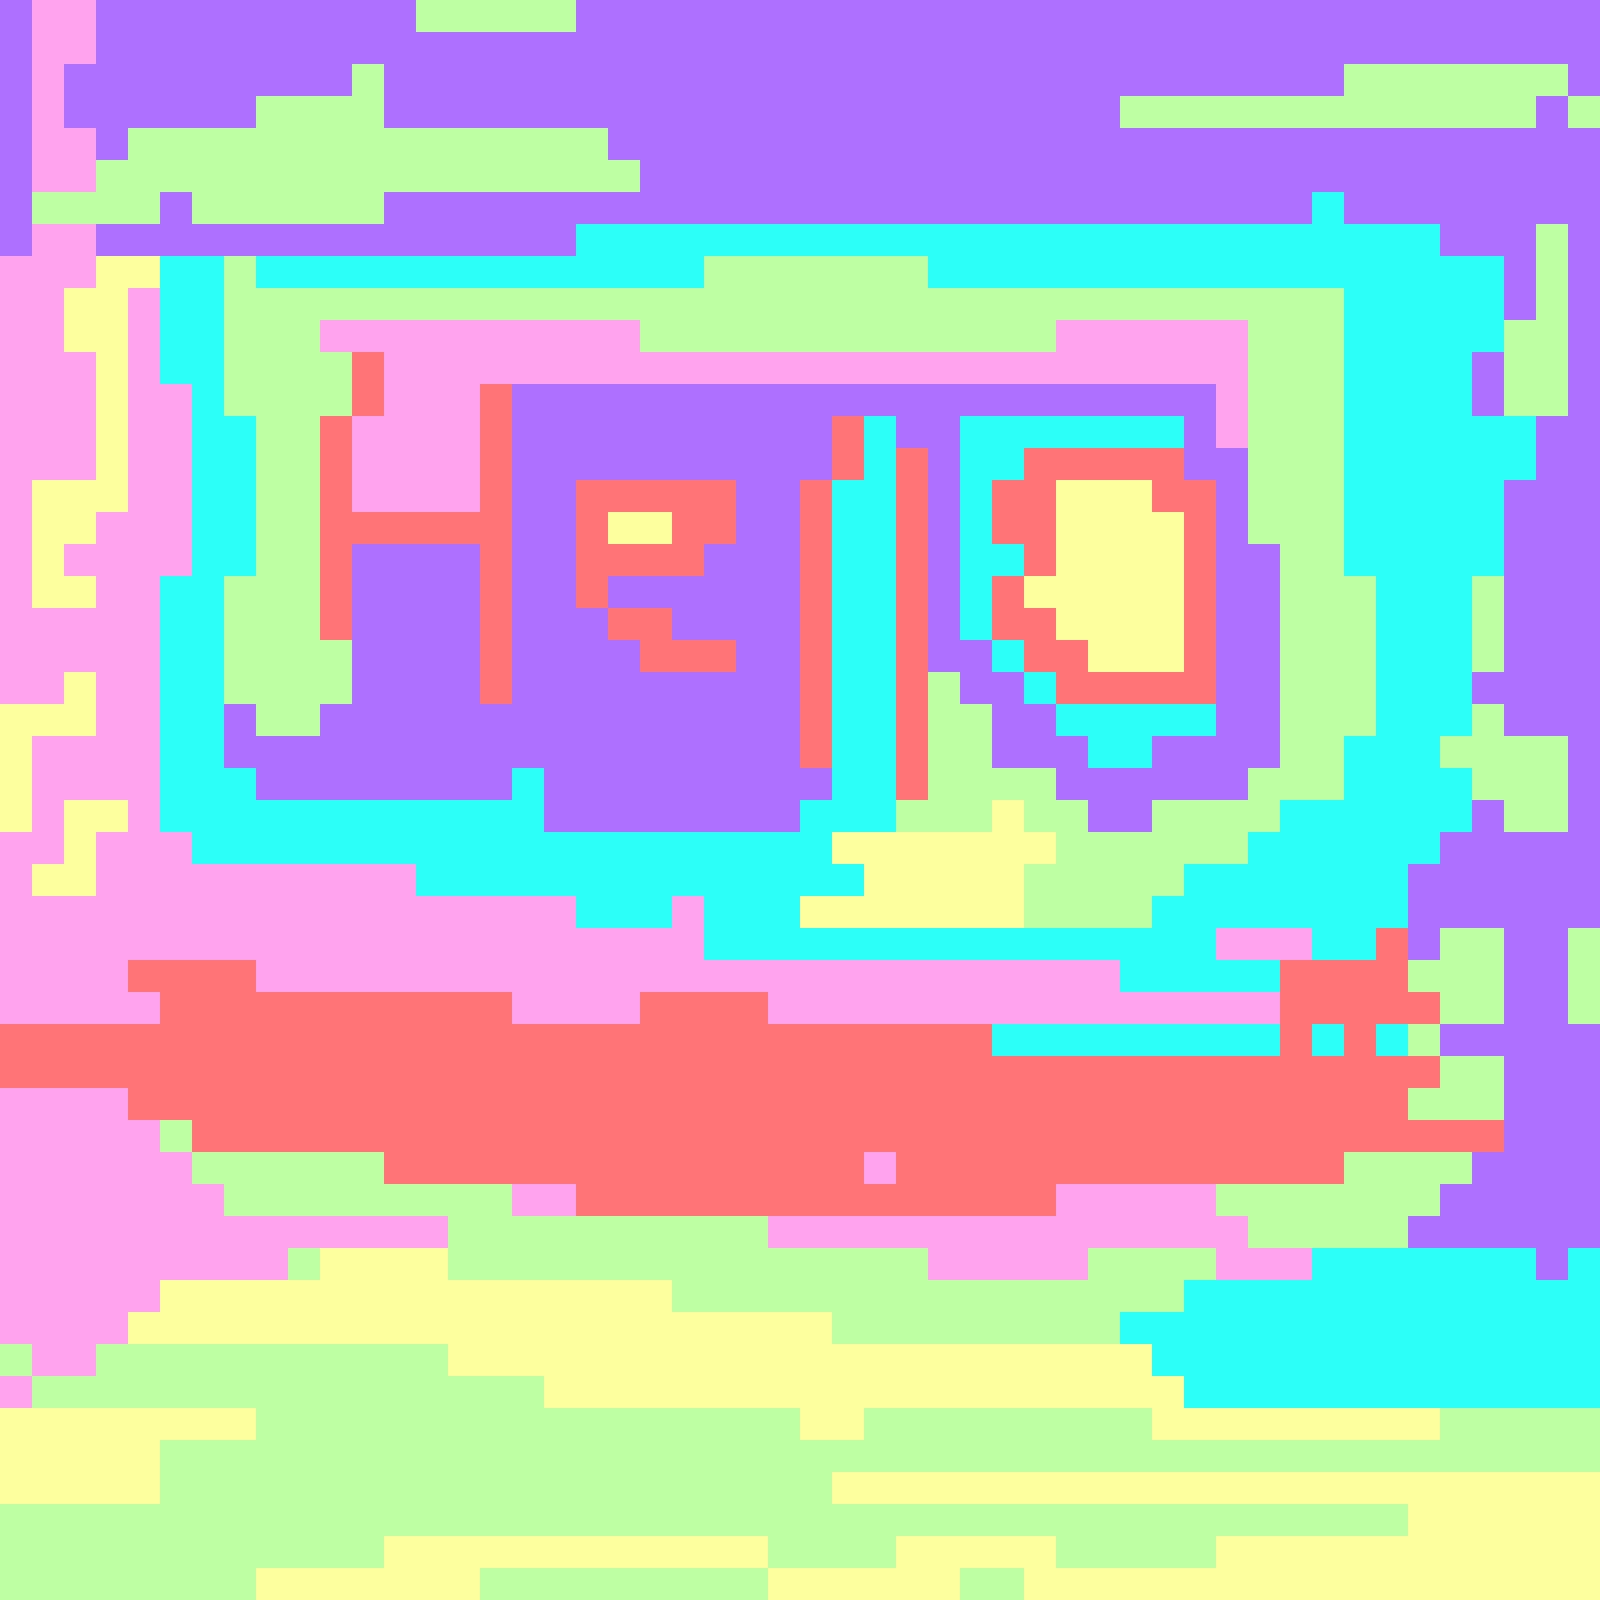

Below is a game level as drawn by its tile map, then a one-line description and the .tmx file that defines it, in full:
An orthogonal 50x50 tile map with 32x32 px tiles, 1 tile layer (Tile Layer 1).

<map version="1.0" orientation="orthogonal" renderorder="right-down" width="50" height="50" tilewidth="32" tileheight="32" nextobjectid="1">
 <tileset firstgid="1" name="sheet" tilewidth="32" tileheight="32" tilecount="9">
  <image source="Critter-Keeper/res/sheet.png" width="96" height="96" />
 </tileset>
 <layer name="Tile Layer 1" width="50" height="50">
  <data encoding="csv">
2,6,6,2,2,2,2,2,2,2,2,2,2,3,3,3,3,3,2,2,2,2,2,2,2,2,2,2,2,2,2,2,2,2,2,2,2,2,2,2,2,2,2,2,2,2,2,2,2,2,
2,6,6,2,2,2,2,2,2,2,2,2,2,2,2,2,2,2,2,2,2,2,2,2,2,2,2,2,2,2,2,2,2,2,2,2,2,2,2,2,2,2,2,2,2,2,2,2,2,2,
2,6,2,2,2,2,2,2,2,2,2,3,2,2,2,2,2,2,2,2,2,2,2,2,2,2,2,2,2,2,2,2,2,2,2,2,2,2,2,2,2,2,3,3,3,3,3,3,3,2,
2,6,2,2,2,2,2,2,3,3,3,3,2,2,2,2,2,2,2,2,2,2,2,2,2,2,2,2,2,2,2,2,2,2,2,3,3,3,3,3,3,3,3,3,3,3,3,3,2,3,
2,6,6,2,3,3,3,3,3,3,3,3,3,3,3,3,3,3,3,2,2,2,2,2,2,2,2,2,2,2,2,2,2,2,2,2,2,2,2,2,2,2,2,2,2,2,2,2,2,2,
2,6,6,3,3,3,3,3,3,3,3,3,3,3,3,3,3,3,3,3,2,2,2,2,2,2,2,2,2,2,2,2,2,2,2,2,2,2,2,2,2,2,2,2,2,2,2,2,2,2,
2,3,3,3,3,2,3,3,3,3,3,3,2,2,2,2,2,2,2,2,2,2,2,2,2,2,2,2,2,2,2,2,2,2,2,2,2,2,2,2,2,4,2,2,2,2,2,2,2,2,
2,6,6,2,2,2,2,2,2,2,2,2,2,2,2,2,2,2,4,4,4,4,4,4,4,4,4,4,4,4,4,4,4,4,4,4,4,4,4,4,4,4,4,4,4,2,2,2,3,2,
6,6,6,5,5,4,4,3,4,4,4,4,4,4,4,4,4,4,4,4,4,4,3,3,3,3,3,3,3,4,4,4,4,4,4,4,4,4,4,4,4,4,4,4,4,4,4,2,3,2,
6,6,5,5,6,4,4,3,3,3,3,3,3,3,3,3,3,3,3,3,3,3,3,3,3,3,3,3,3,3,3,3,3,3,3,3,3,3,3,3,3,3,4,4,4,4,4,2,3,2,
6,6,5,5,6,4,4,3,3,3,6,6,6,6,6,6,6,6,6,6,3,3,3,3,3,3,3,3,3,3,3,3,3,6,6,6,6,6,6,3,3,3,4,4,4,4,4,3,3,2,
6,6,6,5,6,4,4,3,3,3,3,1,6,6,6,6,6,6,6,6,6,6,6,6,6,6,6,6,6,6,6,6,6,6,6,6,6,6,6,3,3,3,4,4,4,4,2,3,3,2,
6,6,6,5,6,6,4,3,3,3,3,1,6,6,6,1,2,2,2,2,2,2,2,2,2,2,2,2,2,2,2,2,2,2,2,2,2,2,6,3,3,3,4,4,4,4,2,3,3,2,
6,6,6,5,6,6,4,4,3,3,1,6,6,6,6,1,2,2,2,2,2,2,2,2,2,2,1,4,2,2,4,4,4,4,4,4,4,2,6,3,3,3,4,4,4,4,4,4,2,2,
6,6,6,5,6,6,4,4,3,3,1,6,6,6,6,1,2,2,2,2,2,2,2,2,2,2,1,4,1,2,4,4,1,1,1,1,1,2,2,3,3,3,4,4,4,4,4,4,2,2,
6,5,5,5,6,6,4,4,3,3,1,6,6,6,6,1,2,2,1,1,1,1,1,2,2,1,4,4,1,2,4,1,1,5,5,5,1,1,2,3,3,3,4,4,4,4,4,2,2,2,
6,5,5,6,6,6,4,4,3,3,1,1,1,1,1,1,2,2,1,5,5,1,1,2,2,1,4,4,1,2,4,1,1,5,5,5,5,1,2,3,3,3,4,4,4,4,4,2,2,2,
6,5,6,6,6,6,4,4,3,3,1,2,2,2,2,1,2,2,1,1,1,1,2,2,2,1,4,4,1,2,4,4,1,5,5,5,5,1,2,2,3,3,4,4,4,4,4,2,2,2,
6,5,5,6,6,4,4,3,3,3,1,2,2,2,2,1,2,2,1,2,2,2,2,2,2,1,4,4,1,2,4,1,5,5,5,5,5,1,2,2,3,3,3,4,4,4,3,2,2,2,
6,6,6,6,6,4,4,3,3,3,1,2,2,2,2,1,2,2,2,1,1,2,2,2,2,1,4,4,1,2,4,1,1,5,5,5,5,1,2,2,3,3,3,4,4,4,3,2,2,2,
6,6,6,6,6,4,4,3,3,3,3,2,2,2,2,1,2,2,2,2,1,1,1,2,2,1,4,4,1,2,2,4,1,1,5,5,5,1,2,2,3,3,3,4,4,4,3,2,2,2,
6,6,5,6,6,4,4,3,3,3,3,2,2,2,2,1,2,2,2,2,2,2,2,2,2,1,4,4,1,3,2,2,4,1,1,1,1,1,2,2,3,3,3,4,4,4,2,2,2,2,
5,5,5,6,6,4,4,2,3,3,2,2,2,2,2,2,2,2,2,2,2,2,2,2,2,1,4,4,1,3,3,2,2,4,4,4,4,4,2,2,3,3,3,4,4,4,3,2,2,2,
5,6,6,6,6,4,4,2,2,2,2,2,2,2,2,2,2,2,2,2,2,2,2,2,2,1,4,4,1,3,3,2,2,2,4,4,2,2,2,2,3,3,4,4,4,3,3,3,3,2,
5,6,6,6,6,4,4,4,2,2,2,2,2,2,2,2,4,2,2,2,2,2,2,2,2,2,4,4,1,3,3,3,3,2,2,2,2,2,2,3,3,3,4,4,4,4,3,3,3,2,
5,6,5,5,6,4,4,4,4,4,4,4,4,4,4,4,4,2,2,2,2,2,2,2,2,4,4,4,3,3,3,5,3,3,2,2,3,3,3,3,4,4,4,4,4,4,2,3,3,2,
6,6,5,6,6,6,4,4,4,4,4,4,4,4,4,4,4,4,4,4,4,4,4,4,4,4,5,5,5,5,5,5,5,3,3,3,3,3,3,4,4,4,4,4,4,2,2,2,2,2,
6,5,5,6,6,6,6,6,6,6,6,6,6,4,4,4,4,4,4,4,4,4,4,4,4,4,4,5,5,5,5,5,3,3,3,3,3,4,4,4,4,4,4,4,2,2,2,2,2,2,
6,6,6,6,6,6,6,6,6,6,6,6,6,6,6,6,6,6,4,4,4,6,4,4,4,5,5,5,5,5,5,5,3,3,3,3,4,4,4,4,4,4,4,4,2,2,2,2,2,2,
6,6,6,6,6,6,6,6,6,6,6,6,6,6,6,6,6,6,6,6,6,6,4,4,4,4,4,4,4,4,4,4,4,4,4,4,4,4,6,6,6,4,4,1,2,3,3,2,2,3,
6,6,6,6,1,1,1,1,6,6,6,6,6,6,6,6,6,6,6,6,6,6,6,6,6,6,6,6,6,6,6,6,6,6,6,4,4,4,4,4,1,1,1,1,3,3,3,2,2,3,
6,6,6,6,6,1,1,1,1,1,1,1,1,1,1,1,6,6,6,6,1,1,1,1,6,6,6,6,6,6,6,6,6,6,6,6,6,6,6,6,1,1,1,1,1,3,3,2,2,3,
1,1,1,1,1,1,1,1,1,1,1,1,1,1,1,1,1,1,1,1,1,1,1,1,1,1,1,1,1,1,1,4,4,4,4,4,4,4,4,4,1,4,1,4,3,2,2,2,2,2,
1,1,1,1,1,1,1,1,1,1,1,1,1,1,1,1,1,1,1,1,1,1,1,1,1,1,1,1,1,1,1,1,1,1,1,1,1,1,1,1,1,1,1,1,1,3,3,2,2,2,
6,6,6,6,1,1,1,1,1,1,1,1,1,1,1,1,1,1,1,1,1,1,1,1,1,1,1,1,1,1,1,1,1,1,1,1,1,1,1,1,1,1,1,1,3,3,3,2,2,2,
6,6,6,6,6,3,1,1,1,1,1,1,1,1,1,1,1,1,1,1,1,1,1,1,1,1,1,1,1,1,1,1,1,1,1,1,1,1,1,1,1,1,1,1,1,1,1,2,2,2,
6,6,6,6,6,6,3,3,3,3,3,3,1,1,1,1,1,1,1,1,1,1,1,1,1,1,1,6,1,1,1,1,1,1,1,1,1,1,1,1,1,1,3,3,3,3,2,2,2,2,
6,6,6,6,6,6,6,3,3,3,3,3,3,3,3,3,6,6,1,1,1,1,1,1,1,1,1,1,1,1,1,1,1,6,6,6,6,6,3,3,3,3,3,3,3,2,2,2,2,2,
6,6,6,6,6,6,6,6,6,6,6,6,6,6,3,3,3,3,3,3,3,3,3,3,6,6,6,6,6,6,6,6,6,6,6,6,6,6,6,3,3,3,3,3,2,2,2,2,2,2,
6,6,6,6,6,6,6,6,6,3,5,5,5,5,3,3,3,3,3,3,3,3,3,3,3,3,3,3,3,6,6,6,6,6,3,3,3,3,6,6,6,4,4,4,4,4,4,4,2,4,
6,6,6,6,6,5,5,5,5,5,5,5,5,5,5,5,5,5,5,5,5,3,3,3,3,3,3,3,3,3,3,3,3,3,3,3,3,4,4,4,4,4,4,4,4,4,4,4,4,4,
6,6,6,6,5,5,5,5,5,5,5,5,5,5,5,5,5,5,5,5,5,5,5,5,5,5,3,3,3,3,3,3,3,3,3,4,4,4,4,4,4,4,4,4,4,4,4,4,4,4,
3,6,6,3,3,3,3,3,3,3,3,3,3,3,5,5,5,5,5,5,5,5,5,5,5,5,5,5,5,5,5,5,5,5,5,5,4,4,4,4,4,4,4,4,4,4,4,4,4,4,
6,3,3,3,3,3,3,3,3,3,3,3,3,3,3,3,3,5,5,5,5,5,5,5,5,5,5,5,5,5,5,5,5,5,5,5,5,4,4,4,4,4,4,4,4,4,4,4,4,4,
5,5,5,5,5,5,5,5,3,3,3,3,3,3,3,3,3,3,3,3,3,3,3,3,3,5,5,3,3,3,3,3,3,3,3,3,5,5,5,5,5,5,5,5,5,3,3,3,3,3,
5,5,5,5,5,3,3,3,3,3,3,3,3,3,3,3,3,3,3,3,3,3,3,3,3,3,3,3,3,3,3,3,3,3,3,3,3,3,3,3,3,3,3,3,3,3,3,3,3,3,
5,5,5,5,5,3,3,3,3,3,3,3,3,3,3,3,3,3,3,3,3,3,3,3,3,3,5,5,5,5,5,5,5,5,5,5,5,5,5,5,5,5,5,5,5,5,5,5,5,5,
3,3,3,3,3,3,3,3,3,3,3,3,3,3,3,3,3,3,3,3,3,3,3,3,3,3,3,3,3,3,3,3,3,3,3,3,3,3,3,3,3,3,3,3,5,5,5,5,5,5,
3,3,3,3,3,3,3,3,3,3,3,3,5,5,5,5,5,5,5,5,5,5,5,5,3,3,3,3,5,5,5,5,5,3,3,3,3,3,5,5,5,5,5,5,5,5,5,5,5,5,
3,3,3,3,3,3,3,3,5,5,5,5,5,5,5,3,3,3,3,3,3,3,3,3,5,5,5,5,5,5,3,3,5,5,5,5,5,5,5,5,5,5,5,5,5,5,5,5,5,5
</data>
 </layer>
</map>